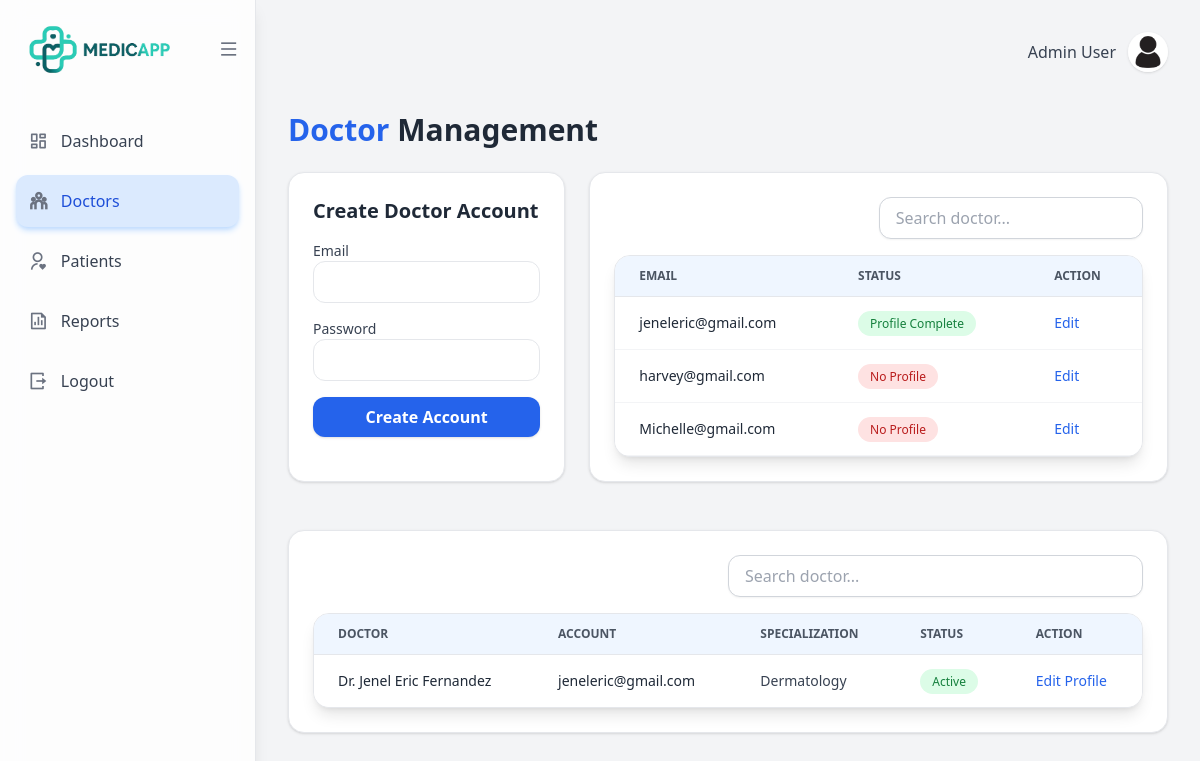
The page /admin_doctors on the database its author committed.
### app.py (models this page shows)
class Account(db.Model):
    __tablename__ = "account"
    account_id: Mapped[int] = mapped_column(Integer, primary_key=True, autoincrement=True)
    email: Mapped[str] = mapped_column(String(100), unique=True)
    password: Mapped[str] = mapped_column(String(100))
    role: Mapped[str] = mapped_column(String(20))
    patient = relationship("Patient", back_populates="account", uselist=False)
    doctor = relationship("Doctor", back_populates="account", uselist=False)

class Doctor(db.Model):
    __tablename__ = "doctor"
    doctor_id: Mapped[int] = mapped_column(Integer, primary_key=True, autoincrement=True)
    firstname: Mapped[str] = mapped_column(String(50))
    middlename: Mapped[str] = mapped_column(String(50), nullable=True)
    lastname: Mapped[str] = mapped_column(String(50))
    age: Mapped[int] = mapped_column(Integer)
    bloodtype: Mapped[str] = mapped_column(String(5), nullable=True)
    height: Mapped[str] = mapped_column(String, nullable=True)
    weight: Mapped[str] = mapped_column(String, nullable=True)
    specialization: Mapped[str] = mapped_column(String(100))
    gender: Mapped[str] = mapped_column(String(20))
    dob: Mapped[str] = mapped_column(String(10))
    pob: Mapped[str] = mapped_column(String(100), nullable=True)
    civilstatus: Mapped[str] = mapped_column(String(20), nullable=True)
    degree: Mapped[str] = mapped_column(String(100), nullable=True)
    nationality: Mapped[str] = mapped_column(String(50), nullable=True)
    religion: Mapped[str] = mapped_column(String(50), nullable=True)
    phone: Mapped[str] = mapped_column(String(20))
    email: Mapped[str] = mapped_column(String(100))
    account_id: Mapped[int] = mapped_column(ForeignKey("account.account_id"), unique=True)
    account: Mapped["Account"] = relationship(back_populates="doctor")
    appointments: Mapped[list["Appointment"]] = relationship(back_populates="doctor")
    records: Mapped[list["MedicalRecord"]] = relationship(back_populates="doctor")
    doctor_schedule = relationship("Doctor_Schedule", back_populates="doctor")

### app.py (the view, shortened to what this page needs)
@app.route('/admin_doctors', methods=['GET', 'POST'])
def admin_doctors():
    account_id = request.args.get('account_id', type=int)
    edit_account = Account.query.get(account_id) if account_id else None
    accounts = (
        db.session.query(Account)
        .outerjoin(Doctor, Doctor.account_id == Account.account_id)
        .filter(Account.role == 'doctor')
        .all()
    )
    doctors = Doctor.query.all()
    return render_template('admin/admin_doctors.html',
                           accounts=accounts,
                           doctors=doctors,
                           edit_account=edit_account
                           )

### templates/admin/admin_doctors.html (shortened to what this page needs)
{% extends 'base/layout.html' %}
{% block content %}
<div class="flex min-h-screen bg-gray-100">
    {% include 'admin/admin_sidebar.html' %}
    <div class="flex-1 p-8">
        <div class="flex justify-end items-center gap-3 mb-10">
            <span class="font-medium text-gray-700">Admin User</span>
            <img src="{{ url_for('static', filename='img/profile.jpg')}}"
                 alt="profile"
                 class="rounded-full w-10 h-10 shadow hover:scale-105 transition">
        </div>
        <div class="flex justify-between items-center mb-6">
            <h1 class="text-3xl font-bold text-gray-800">
                <span class="text-blue-600">Doctor</span> Management
            </h1>
        </div>
        <div class="grid grid-cols-3 gap-6">
            <div class="col-span-1 bg-white rounded-2xl shadow p-6 border">
                <h2 class="text-xl font-semibold text-gray-800 mb-4">
                    {{ 'Edit Doctor Account' if edit_account else 'Create Doctor Account' }}
                </h2>
                <form method="POST" action="{{ url_for('admin_doctors') }}" class="space-y-4">
                <div>
                    <label class="block text-sm font-medium text-gray-700">Email</label>
                    <input type="email" name="email"
                        value="{{ edit_account.email if edit_account else '' }}"
                        required
                        class="w-full px-4 py-2 border rounded-xl focus:ring-2 focus:ring-blue-500 outline-none">
                </div>
                <div>
                    <label class="block text-sm font-medium text-gray-700">
                        Password
                    </label>
                    <input type="password" name="password"
                        class="w-full px-4 py-2 border rounded-xl focus:ring-2 focus:ring-blue-500 outline-none">
                </div>
                <button type="submit"
                    class="w-full py-2 bg-blue-600 text-white font-semibold rounded-xl shadow hover:bg-blue-700 transition">
                    {{ 'Update Account' if edit_account else 'Create Account' }}
                </button>
            </form>
            </div>
            <div class="col-span-2 bg-white rounded-2xl shadow p-6 border">
                <div class="mb-4 flex justify-end">
                    <input type="text"
                        class="w-1/2 px-4 py-2 rounded-xl border border-gray-300 shadow-sm focus:ring-2 focus:ring-blue-500 outline-none transition"
                        placeholder="Search doctor..."
                        name="q"
                        hx-get="/search"
                        hx-trigger="keyup changed delay:500ms"
                        hx-target="#results">
                </div>
                <div class="bg-white shadow-lg rounded-2xl border border-gray-200 overflow-hidden">
                    <div class="max-h-[200px] overflow-y-auto">
                        <table class="min-w-full divide-y divide-gray-200">
                            <thead class="bg-blue-50 sticky top-0 z-10">
                                <tr>
                                    <th class="px-6 py-3 text-left text-xs font-semibold text-gray-600 uppercase">Email</th>
                                    <th class="px-6 py-3 text-left text-xs font-semibold text-gray-600 uppercase">Status</th>
                                    <th class="px-6 py-3 text-left text-xs font-semibold text-gray-600 uppercase">Action</th>
                                </tr>
                            </thead>
                            <tbody id="results" class="divide-y divide-gray-100 bg-white">
                                {% for account in accounts %}
                                <tr class="hover:bg-blue-50 transition">
                                    <td class="px-6 py-4 text-sm font-medium text-gray-800">
                                        {{ account.email }}
                                    </td>
                                    <td class="px-6 py-4 text-sm">
                                        {% if account.doctor %}
                                            <span class="px-3 py-1 rounded-full text-xs font-medium
                                                        bg-green-100 text-green-700">
                                            Profile Complete
                                            </span>
                                        {% else %}
                                            <span class="px-3 py-1 rounded-full text-xs font-medium
                                                        bg-red-100 text-red-700">
                                            No Profile
                                            </span>
                                        {% endif %}
                                    </td>
                                    <td class="px-6 py-4 text-sm flex gap-4">
                                        <a href="{{ url_for('admin_doctors', account_id=account.account_id) }}"
                                            class="text-blue-600 hover:text-blue-800 font-medium">
                                            Edit
                                        </a>
                                    </td>
                                </tr>
                                {% endfor %}
                            </tbody>
                        </table>
                    </div>
                </div>
            </div>
        </div>
        <div class="w-full bg-white rounded-2xl shadow p-6 border mt-12">
            <div class="mb-4 flex justify-end">
                <input type="text"
                    class="w-1/2 px-4 py-2 rounded-xl border border-gray-300 shadow-sm focus:ring-2 focus:ring-blue-500 outline-none transition"
                    placeholder="Search doctor..."
                    name="q"
                    hx-get="/search"
                    hx-trigger="keyup changed delay:500ms"
                    hx-target="#results">
            </div>
            <div class="bg-white shadow-lg rounded-2xl border border-gray-200 overflow-hidden">
                <div class="max-h-[450px] overflow-y-auto">
                    <table class="min-w-full divide-y divide-gray-200">
                        <thead class="bg-blue-50">
                            <tr>
                                <th class="px-6 py-3 text-left text-xs font-semibold text-gray-600 uppercase">Doctor</th>
                                <th class="px-6 py-3 text-left text-xs font-semibold text-gray-600 uppercase">Account</th>
                                <th class="px-6 py-3 text-left text-xs font-semibold text-gray-600 uppercase">Specialization</th>
                                <th class="px-6 py-3 text-left text-xs font-semibold text-gray-600 uppercase">Status</th>
                                <th class="px-6 py-3 text-left text-xs font-semibold text-gray-600 uppercase">Action</th>
                            </tr>
                        </thead>
                        <tbody id="results" class="divide-y divide-gray-100 bg-white">
                            {% for doctor in doctors %}
                            <tr class="hover:bg-blue-50 transition">
                                <td class="px-6 py-4 text-sm font-medium text-gray-800">
                                    Dr. {{ doctor.firstname }} {{ doctor.lastname }}
                                </td>
                                <td class="px-6 py-4 text-sm font-medium text-gray-800">
                                    {{ doctor.email }}
                                </td>
                                <td class="px-6 py-4 text-sm text-gray-700">
                                    {{ doctor.specialization }}
                                </td>
                                <td class="px-6 py-4 text-sm">
                                    <span class="px-3 py-1 rounded-full text-xs font-medium
                                                bg-green-100 text-green-700">
                                        Active
                                    </span>
                                </td>
                                <td class="px-6 py-4 text-sm flex gap-4">
                                    <a href="{{ url_for('edit_doctor', doctor_id=doctor.doctor_id) }}"
                                    class="text-blue-600 hover:text-blue-800 font-medium">
                                    Edit Profile
                                    </a>
                                </td>
                            </tr>
                            {% endfor %}
                        </tbody>
                    </table>
                </div>
            </div>
        </div>
    </div>
</div>
{% endblock %}

### rows shown on the page
Account: email "jeneleric@gmail.com", shows "Profile Complete"
Account: email "harvey@gmail.com", shows "No Profile"
Account: email "Michelle@gmail.com", shows "No Profile"
Doctor: firstname "Jenel Eric", lastname "Fernandez", email "jeneleric@gmail.com", specialization "Dermatology"

### other values the page prints
{{ 'Edit Doctor Account' if edit_account else 'Create Doctor Account' }} "Create Doctor Account"
{{ 'Update Account' if edit_account else 'Create Account' }} "Create Account"
